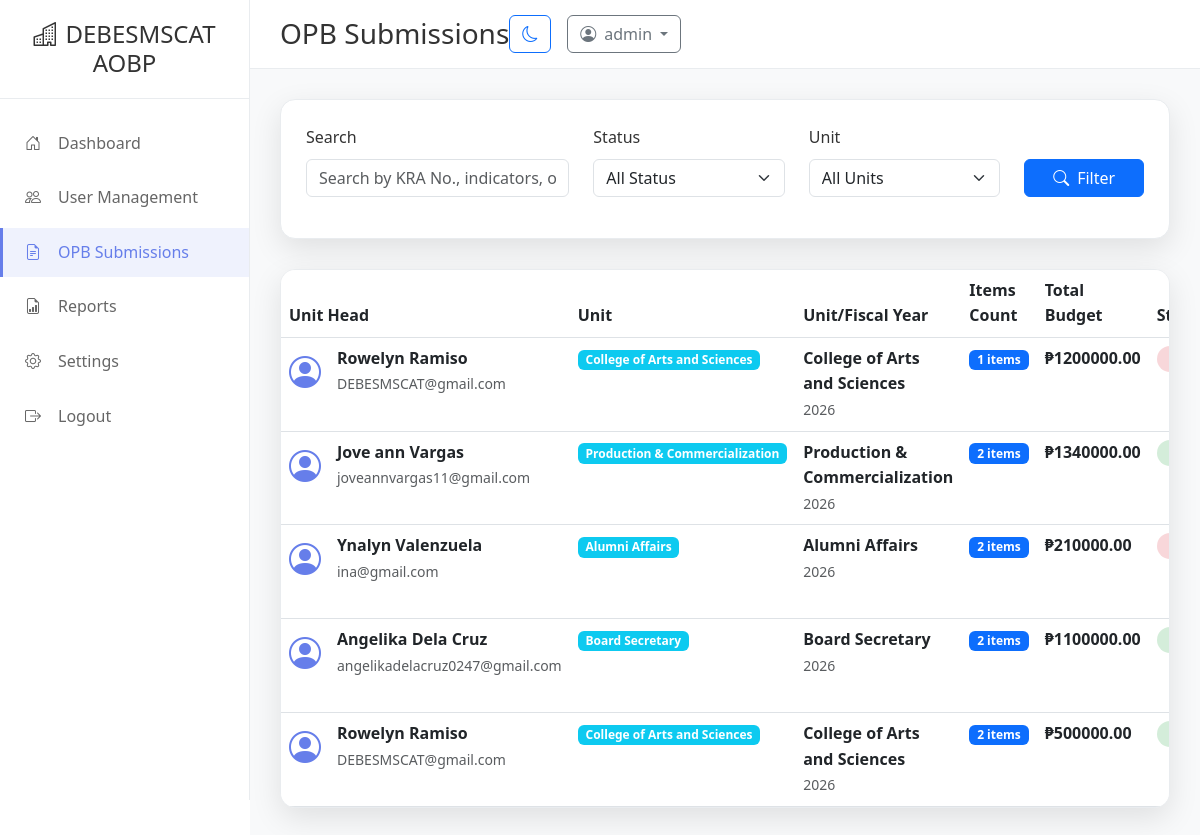
Screenshot of /budget/admin-opb/ (signed in) with the database file from the repository.
### accounts/models.py (models this page shows, shortened)
class User(AbstractUser):
    UNIT_CHOICES = [
        ('CAS', 'College of Arts and Sciences'),
        ('COLLEGE_IND_TECH', 'College of Industrial Technology'),
        ('COE', 'College of Education'),
        ('COA', 'College of Agriculture'),
        ('PRODUCTION_COMMERCIALIZATION', 'Production & Commercialization'),
        ('PRODUCTION_BAO', 'Production & Business Affairs Office'),
        ('PPSDO', 'Physical Plant & Site Development Office'),
        ('VETERINARY_SERVICES', 'Veterinary Services'),
        ('GUIDANCE', 'Guidance'),
        ('RECORDS_ARCHIVES', 'Records and Archives'),
        ('ALUMNI_AFFAIRS', 'Alumni Affairs'),
        ('BOARD_SECRETARY', 'Board Secretary'),
        ('MEDICAL_SERVICES', 'Medical Services Unit'),
        ('SUPERVISING_ADMIN', 'Supervising Administrative Office'),
        ('REGISTRAR', 'Registrar'),
        ('CAWAYAN_CAMPUS', 'Cawayan Campus'),
        ('BUDGET_UNIT', 'Budget Unit'),
        ('ACCOUNTING_UNIT', 'Accounting Unit'),
        ('CASH_UNIT', 'Cash Unit'),
        ('SUPPLY_UNIT', 'Supply Unit'),
        ('RECORDS_UNIT', 'Records Unit'),
        ('HRMO_OFFICE', 'HRMO Office'),
        ('PROCUREMENT_UNIT', 'Procurement Unit/BAC'),
        ('SECURITY_UNIT', 'Security Unit'),
        ('MOTORPOOL_UNIT', 'Motorpool Unit'),
        ('LIBRARY_SERVICES', 'Library Services'),
        ('NSTP_ROTC', 'NSTP/ROTC'),
        ('INTERNATIONAL_RELATIONS', 'International Relations Office'),
        ('SPORTS_CULTURAL', 'Sports and Cultural Development'),
        ('LEGAL_SERVICES', 'Legal Services Office'),
        ('PERSONNEL_SCHOLARSHIP', 'Personnel Scholarship Office'),
        ('QUALITY_ASSURANCE', 'Quality Assurance Office'),
        ('OFFICE_VPAA', 'Office of the VPAA'),
        ('OFFICE_VPAF', 'Office of the VPAF'),
        ('OFFICE_VPREICWKM', 'Office of the VPREICWKM'),
        ('OFFICE_BSB', 'Office of the Board Secretary/BOT'),
        ('PLANNING', 'Planning'),
        ('QUALITY_ASSURANCE', 'Quality Assurance'),
        ('ISO', 'ISO'),
        ('MIS', 'MIS'),
        ('SCUAA', 'SCUAA'),
        ('CSC', 'CSC'),
        ('CRCYC', 'CRCYC'),
        ('GAD', 'GAD'),
        ('PIO', 'PIO'),
    ]
    ROLE_CHOICES = [
        ('admin', 'Administrator'),
        ('unit_head', 'Unit Head'),
    ]
    email = models.EmailField(unique=True)
    department = models.CharField(max_length=50, choices=UNIT_CHOICES, blank=True, null=True, unique=True)
    role = models.CharField(max_length=20, choices=ROLE_CHOICES, default='unit_head')
    is_active = models.BooleanField(default=True)
    created_at = models.DateTimeField(auto_now_add=True)
    updated_at = models.DateTimeField(auto_now=True)

### budget/models.py (models this page shows, shortened)
class OPBRequest(models.Model):
    STATUS_CHOICES = [
        ('pending', 'Pending'),
        ('for-approval', 'For Approval'),
        ('enhancement', 'Enhancement'),
    ]
    id = models.UUIDField(primary_key=True, default=uuid.uuid4, editable=False)
    department_head = models.ForeignKey(User, on_delete=models.CASCADE, related_name='opb_requests')
    department = models.CharField(max_length=50, choices=User.UNIT_CHOICES)
    fiscal_year = models.CharField(max_length=4, default='2026')
    unit = models.CharField(max_length=200, blank=True, null=True)
    status = models.CharField(max_length=20, choices=STATUS_CHOICES, default='pending')
    admin_notes = models.TextField(blank=True, null=True)
    created_at = models.DateTimeField(auto_now_add=True)
    updated_at = models.DateTimeField(auto_now=True)
    @property
    def total_budget_amount(self):
        return sum(item.budget_amount for item in self.items.all())
    @property
    def item_count(self):
        return self.items.count()

class OPBItem(models.Model):
    request = models.ForeignKey(OPBRequest, on_delete=models.CASCADE, related_name='items')
    kra_no = models.CharField(max_length=50, blank=True, null=True)
    objective_no = models.CharField(max_length=50, blank=True, null=True)
    indicators = models.TextField(blank=True, null=True)
    annual_target = models.TextField(blank=True, null=True)
    activities = models.TextField(blank=True, null=True)
    timeframe = models.CharField(max_length=100, blank=True, null=True)
    budget_amount = models.DecimalField(max_digits=15, decimal_places=2, default=0)
    source_of_fund = models.CharField(max_length=200, blank=True, null=True)
    responsible_units = models.CharField(max_length=200, blank=True, null=True)
    created_at = models.DateTimeField(auto_now_add=True)

### budget/views.py (the view, shortened to what this page needs)
# urls.py: path('admin-opb/', views.admin_opb_requests, name='admin_opb'),
@login_required
@staff_member_required
def admin_opb_requests(request):
    search_query = request.GET.get('search', '')
    status_filter = request.GET.get('status', '')
    dept_filter = request.GET.get('department', '')
    requests = OPBRequest.objects.select_related('department_head').all()
    if status_filter:
        requests = requests.filter(status=status_filter)
    if dept_filter:
        requests = requests.filter(department=dept_filter)
    requests = requests.order_by('-created_at')
    paginator = Paginator(requests, 10)
    page_number = request.GET.get('page')
    page_obj = paginator.get_page(page_number)
    context = {
        'requests': page_obj,
        'search_query': search_query,
        'status_filter': status_filter,
        'dept_filter': dept_filter,
        'unit_choices': User.UNIT_CHOICES,
    }
    return render(request, 'admin_opb.html', context)

### templates/admin_opb.html (shortened to what this page needs)
{% extends 'base.html' %}
{% load static %}
{% block content %}
<div class="sidebar" id="sidebar">
    <div class="sidebar-header">
        <h4><i class="bi bi-buildings me-2"></i>DEBESMSCAT AOBP</h4>
    </div>
    <nav class="sidebar-nav">
        <div class="nav-item">
            <a href="{% url 'admin_dashboard' %}" class="nav-link">
                <i class="bi bi-house-door"></i>
                <span>Dashboard</span>
            </a>
        </div>
        <div class="nav-item">
            <a href="{% url 'admin_users' %}" class="nav-link">
                <i class="bi bi-people"></i>
                <span>User Management</span>
            </a>
        </div>
        <div class="nav-item">
            <a href="{% url 'admin_opb' %}" class="nav-link active">
                <i class="bi bi-file-earmark-text"></i>
                <span>OPB Submissions</span>
            </a>
        </div>
        <div class="nav-item">
            <a href="{% url 'admin_reports' %}" class="nav-link">
                <i class="bi bi-file-earmark-bar-graph"></i>
                <span>Reports</span>
            </a>
        </div>
        <div class="nav-item">
            <a href="{% url 'admin_settings' %}" class="nav-link">
                <i class="bi bi-gear"></i>
                <span>Settings</span>
            </a>
        </div>
        <div class="nav-item">
            <a href="#" class="nav-link" onclick="confirmLogout()">
                <i class="bi bi-box-arrow-right"></i>
                <span>Logout</span>
            </a>
        </div>
    </nav>
</div>
<div class="main-content" id="mainContent">
    <div class="top-navbar">
        <div class="d-flex align-items-center">
            <h3 class="mb-0">OPB Submissions</h3>
        </div>
        <div class="d-flex align-items-center gap-3">
            <button class="btn btn-outline-primary" id="themeToggle">
                <i class="bi bi-moon"></i>
            </button>
            <div class="dropdown">
                <button class="btn btn-outline-secondary dropdown-toggle" type="button" data-bs-toggle="dropdown">
                    <i class="bi bi-person-circle me-2"></i>{{ user.get_full_name|default:user.username }}
                </button>
            </div>
        </div>
    </div>
    <div class="content-area">
        <div class="filter-container">
            <form method="get" id="filterForm">
                <div class="row align-items-end">
                    <div class="col-md-4 mb-3">
                        <label for="search" class="form-label">Search</label>
                        <input type="text" class="form-control" id="search" name="search" placeholder="Search by KRA No., indicators, or department head..." value="{{ search_query }}">
                    </div>
                    <div class="col-md-3 mb-3">
                        <label for="status" class="form-label">Status</label>
                        <select class="form-select" id="status" name="status">
                            <option value="">All Status</option>
                        </select>
                    </div>
                    <div class="col-md-3 mb-3">
                        <label for="department" class="form-label">Unit</label>
                        <select class="form-select" id="department" name="department">
                            <option value="">All Units</option>
                        </select>
                    </div>
                    <div class="col-md-2 mb-3">
                        <button type="submit" class="btn btn-primary w-100">
                            <i class="bi bi-search me-2"></i>Filter
                        </button>
                    </div>
                </div>
            </form>
        </div>
        <div class="table-container">
            <div class="table-responsive">
                <table class="table table-hover">
                    <thead>
                        <tr>
                            <th>Unit Head</th>
                            <th>Unit</th>
                            <th>Unit/Fiscal Year</th>
                            <th>Items Count</th>
                            <th>Total Budget</th>
                            <th>Status</th>
                        </tr>
                    </thead>
                    <tbody>
                        {% for request in requests %}
                        <tr>
                            <td>
                                <div class="d-flex align-items-center">
                                    <div class="avatar me-3">
                                        <i class="bi bi-person-circle" style="font-size: 2rem; color: var(--primary-color);"></i>
                                    </div>
                                    <div>
                                        <strong>{{ request.department_head.get_full_name|default:request.department_head.username }}</strong>
                                        <br>
                                        <small class="text-muted">{{ request.department_head.email }}</small>
                                    </div>
                                </div>
                            </td>
                            <td>
                                <span class="badge bg-info">{{ request.get_department_display }}</span>
                            </td>
                            <td>
                                <strong>{{ request.unit|default:"N/A" }}</strong>
                                <br>
                                <small class="text-muted">{{ request.fiscal_year }}</small>
                            </td>
                            <td>
                                <span class="badge bg-primary">{{ request.item_count }} items</span>
                            </td>
                            <td>
                                <strong>₱{{ request.total_budget_amount|floatformat:2 }}</strong>
                            </td>
                            <td>
                                <span class="status-badge status-{{ request.status }}">
                                </span>
                            </td>
                        </tr>
                        {% endfor %}
                    </tbody>
                </table>
            </div>
        </div>
    </div>
</div>
{% endblock %}

### templates/base.html (shortened to what this page needs)
<!DOCTYPE html>
<html lang="en">
<head>
    {% load static %}
    <link href="https://cdn.jsdelivr.net/npm/bootstrap@5.3.0/dist/css/bootstrap.min.css" rel="stylesheet">
    <link href="https://cdn.jsdelivr.net/npm/bootstrap-icons@1.10.0/font/bootstrap-icons.css" rel="stylesheet">
    <link href="{% static 'css/main.css' %}" rel="stylesheet">
</head>
<body>
    <div class="toast-container position-fixed top-0 end-0 p-3" id="toast-container">
    </div>
    {% block content %}{% endblock %}
</body>
</html>

### static/css/main.css (style rules this page uses)
:root { --primary-color: #667eea; --secondary-color: #764ba2; --success-color: #28a745; --danger-color: #dc3545; --warning-color: #ffc107; --info-color: #17a2b8; --light-color: #f8f9fa; --dark-color: #343a40; --border-radius: 10px; --box-shadow: 0 10px 30px rgba(0,0,0,0.1); --transition: all 0.3s ease; }
body { font-family: 'Segoe UI', Tahoma, Geneva, Verdana, sans-serif; line-height: 1.6; color: #333; }
:root { --bg-primary: #ffffff; --bg-secondary: #f8f9fa; --text-primary: #333333; --text-secondary: #666666; --border-color: #e9ecef; --card-bg: #ffffff; --input-bg: #ffffff; --shadow: 0 10px 30px rgba(0,0,0,0.1); }
body { background-color: var(--bg-primary); color: var(--text-primary); transition: background-color 0.3s ease, color 0.3s ease; }

### templates/admin_opb.html (style rules this page uses)
.sidebar { position: fixed; top: 0; left: 0; height: 100vh; width: 250px; background: var(--card-bg); border-right: 1px solid var(--border-color); transition: all 0.3s ease; z-index: 1000; }
.sidebar-header { padding: 20px; border-bottom: 1px solid var(--border-color); text-align: center; }
.sidebar-header h4 { margin: 0; color: var(--text-primary); transition: opacity 0.3s ease; }
.sidebar-nav { padding: 20px 0; }
.nav-item { margin-bottom: 5px; }
.nav-link { display: flex; align-items: center; padding: 12px 20px; color: var(--text-secondary); text-decoration: none; transition: all 0.3s ease; border-left: 3px solid transparent; }
.nav-link.active { background: rgba(102, 126, 234, 0.1); color: var(--primary-color); border-left-color: var(--primary-color); }
.nav-link i { width: 20px; margin-right: 15px; text-align: center; }
.main-content { margin-left: 250px; min-height: 100vh; background: var(--bg-secondary); transition: margin-left 0.3s ease; }
.top-navbar { background: var(--card-bg); border-bottom: 1px solid var(--border-color); padding: 15px 30px; display: flex; justify-content: between; align-items: center; }
.content-area { padding: 30px; }
.filter-container { background: var(--card-bg); border-radius: 15px; padding: 25px; box-shadow: var(--shadow); border: 1px solid var(--border-color); margin-bottom: 30px; }
.table-container { background: var(--card-bg); border-radius: 15px; box-shadow: var(--shadow); border: 1px solid var(--border-color); overflow: hidden; }
.table { margin-bottom: 0; }
.table thead { background: linear-gradient(135deg, #667eea, #764ba2); color: white; }
.status-badge { padding: 4px 12px; border-radius: 20px; font-size: 0.8rem; font-weight: bold; }
.status-for-approval { background: #d4edda; color: #155724; }
.status-enhancement { background: #f8d7da; color: #721c24; }

### rows the page displays
User: get_full_name "admin"
OPBRequest: department_head.get_full_name "Rowelyn Ramiso", department_head.email "DEBESMSCAT@gmail.com", department "College of Arts and Sciences", unit "College of Arts and Sciences", fiscal_year "2026", item_count "1", total_budget_amount "1200000.00"
OPBRequest: department_head.get_full_name "Jove ann Vargas", department_head.email "joveannvargas11@gmail.com", department "Production & Commercialization", unit "Production & Commercialization", fiscal_year "2026", item_count "2", total_budget_amount "1340000.00"
OPBRequest: department_head.get_full_name "Ynalyn Valenzuela", department_head.email "ina@gmail.com", department "Alumni Affairs", unit "Alumni Affairs", fiscal_year "2026", item_count "2", total_budget_amount "210000.00"
OPBRequest: department_head.get_full_name "Angelika Dela Cruz", department_head.email "angelikadelacruz0247@gmail.com", department "Board Secretary", unit "Board Secretary", fiscal_year "2026", item_count "2", total_budget_amount "1100000.00"
OPBRequest: department_head.get_full_name "Rowelyn Ramiso", department_head.email "DEBESMSCAT@gmail.com", department "College of Arts and Sciences", unit "College of Arts and Sciences", fiscal_year "2026", item_count "2", total_budget_amount "500000.00"
